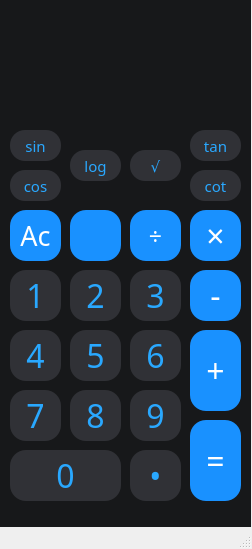
<?xml version="1.0" encoding="UTF-8"?>
<ui version="4.0">
 <class>MainWindow</class>
 <widget class="QMainWindow" name="MainWindow">
  <property name="geometry">
   <rect>
    <x>0</x>
    <y>0</y>
    <width>252</width>
    <height>549</height>
   </rect>
  </property>
  <property name="windowTitle">
   <string>MainWindow</string>
  </property>
  <widget class="QWidget" name="centralwidget">
   <widget class="QPushButton" name="btn_sum">
    <property name="geometry">
     <rect>
      <x>190</x>
      <y>330</y>
      <width>51</width>
      <height>81</height>
     </rect>
    </property>
    <property name="font">
     <font>
      <family>Poppins</family>
      <pointsize>24</pointsize>
     </font>
    </property>
    <property name="styleSheet">
     <string notr="true">background-color: #1991FF;
border-radius: 16px;
color: #fff;</string>
    </property>
    <property name="text">
     <string>+</string>
    </property>
   </widget>
   <widget class="QLineEdit" name="txtbox">
    <property name="geometry">
     <rect>
      <x>10</x>
      <y>70</y>
      <width>231</width>
      <height>51</height>
     </rect>
    </property>
    <property name="font">
     <font>
      <family>Poppins</family>
      <pointsize>24</pointsize>
     </font>
    </property>
    <property name="styleSheet">
     <string notr="true">background-color: #17181A;
color: #fff;
border-style: none;
</string>
    </property>
    <property name="readOnly">
     <bool>false</bool>
    </property>
   </widget>
   <widget class="QPushButton" name="btn_sub">
    <property name="geometry">
     <rect>
      <x>190</x>
      <y>270</y>
      <width>51</width>
      <height>51</height>
     </rect>
    </property>
    <property name="font">
     <font>
      <family>Poppins</family>
      <pointsize>24</pointsize>
     </font>
    </property>
    <property name="styleSheet">
     <string notr="true">background-color: #1991FF;
border-radius: 16px;
color: #fff;</string>
    </property>
    <property name="text">
     <string>-</string>
    </property>
   </widget>
   <widget class="QPushButton" name="btn_equal">
    <property name="geometry">
     <rect>
      <x>190</x>
      <y>420</y>
      <width>51</width>
      <height>81</height>
     </rect>
    </property>
    <property name="font">
     <font>
      <family>Poppins</family>
      <pointsize>24</pointsize>
     </font>
    </property>
    <property name="styleSheet">
     <string notr="true">background-color: #1991FF;
border-radius: 16px;
color: #fff;</string>
    </property>
    <property name="text">
     <string>=</string>
    </property>
   </widget>
   <widget class="QPushButton" name="btn_num_1">
    <property name="geometry">
     <rect>
      <x>10</x>
      <y>270</y>
      <width>51</width>
      <height>51</height>
     </rect>
    </property>
    <property name="font">
     <font>
      <family>Poppins</family>
      <pointsize>24</pointsize>
     </font>
    </property>
    <property name="styleSheet">
     <string notr="true">background-color: #303136;
border-radius: 16px;
color: #29A8FF;</string>
    </property>
    <property name="text">
     <string>1</string>
    </property>
   </widget>
   <widget class="QPushButton" name="btn_num_2">
    <property name="geometry">
     <rect>
      <x>70</x>
      <y>270</y>
      <width>51</width>
      <height>51</height>
     </rect>
    </property>
    <property name="font">
     <font>
      <family>Poppins</family>
      <pointsize>24</pointsize>
     </font>
    </property>
    <property name="styleSheet">
     <string notr="true">background-color: #303136;
border-radius: 16px;
color: #29A8FF;</string>
    </property>
    <property name="text">
     <string>2</string>
    </property>
   </widget>
   <widget class="QPushButton" name="btn_num_3">
    <property name="geometry">
     <rect>
      <x>130</x>
      <y>270</y>
      <width>51</width>
      <height>51</height>
     </rect>
    </property>
    <property name="font">
     <font>
      <family>Poppins</family>
      <pointsize>24</pointsize>
     </font>
    </property>
    <property name="styleSheet">
     <string notr="true">background-color: #303136;
border-radius: 16px;
color: #29A8FF;</string>
    </property>
    <property name="text">
     <string>3</string>
    </property>
   </widget>
   <widget class="QPushButton" name="btn_num_4">
    <property name="geometry">
     <rect>
      <x>10</x>
      <y>330</y>
      <width>51</width>
      <height>51</height>
     </rect>
    </property>
    <property name="font">
     <font>
      <family>Poppins</family>
      <pointsize>24</pointsize>
     </font>
    </property>
    <property name="styleSheet">
     <string notr="true">background-color: #303136;
border-radius: 16px;
color: #29A8FF;</string>
    </property>
    <property name="text">
     <string>4</string>
    </property>
   </widget>
   <widget class="QPushButton" name="btn_num_5">
    <property name="geometry">
     <rect>
      <x>70</x>
      <y>330</y>
      <width>51</width>
      <height>51</height>
     </rect>
    </property>
    <property name="font">
     <font>
      <family>Poppins</family>
      <pointsize>24</pointsize>
     </font>
    </property>
    <property name="styleSheet">
     <string notr="true">background-color: #303136;
border-radius: 16px;
color: #29A8FF;</string>
    </property>
    <property name="text">
     <string>5</string>
    </property>
   </widget>
   <widget class="QPushButton" name="btn_num_6">
    <property name="geometry">
     <rect>
      <x>130</x>
      <y>330</y>
      <width>51</width>
      <height>51</height>
     </rect>
    </property>
    <property name="font">
     <font>
      <family>Poppins</family>
      <pointsize>24</pointsize>
     </font>
    </property>
    <property name="styleSheet">
     <string notr="true">background-color: #303136;
border-radius: 16px;
color: #29A8FF;</string>
    </property>
    <property name="text">
     <string>6</string>
    </property>
   </widget>
   <widget class="QPushButton" name="btn_num_7">
    <property name="geometry">
     <rect>
      <x>10</x>
      <y>390</y>
      <width>51</width>
      <height>51</height>
     </rect>
    </property>
    <property name="font">
     <font>
      <family>Poppins</family>
      <pointsize>24</pointsize>
     </font>
    </property>
    <property name="styleSheet">
     <string notr="true">background-color: #303136;
border-radius: 16px;
color: #29A8FF;</string>
    </property>
    <property name="text">
     <string>7</string>
    </property>
   </widget>
   <widget class="QPushButton" name="btn_num_8">
    <property name="geometry">
     <rect>
      <x>70</x>
      <y>390</y>
      <width>51</width>
      <height>51</height>
     </rect>
    </property>
    <property name="font">
     <font>
      <family>Poppins</family>
      <pointsize>24</pointsize>
     </font>
    </property>
    <property name="styleSheet">
     <string notr="true">background-color: #303136;
border-radius: 16px;
color: #29A8FF;</string>
    </property>
    <property name="text">
     <string>8</string>
    </property>
   </widget>
   <widget class="QPushButton" name="btn_num_9">
    <property name="geometry">
     <rect>
      <x>130</x>
      <y>390</y>
      <width>51</width>
      <height>51</height>
     </rect>
    </property>
    <property name="font">
     <font>
      <family>Poppins</family>
      <pointsize>24</pointsize>
     </font>
    </property>
    <property name="styleSheet">
     <string notr="true">background-color: #303136;
border-radius: 16px;
color: #29A8FF;</string>
    </property>
    <property name="text">
     <string>9</string>
    </property>
   </widget>
   <widget class="QPushButton" name="btn_num_0">
    <property name="enabled">
     <bool>true</bool>
    </property>
    <property name="geometry">
     <rect>
      <x>10</x>
      <y>450</y>
      <width>111</width>
      <height>51</height>
     </rect>
    </property>
    <property name="font">
     <font>
      <family>Poppins</family>
      <pointsize>24</pointsize>
     </font>
    </property>
    <property name="styleSheet">
     <string notr="true">background-color: #303136;
border-radius: 16px;
color: #29A8FF;</string>
    </property>
    <property name="text">
     <string>0</string>
    </property>
   </widget>
   <widget class="QPushButton" name="btn_pt">
    <property name="geometry">
     <rect>
      <x>130</x>
      <y>450</y>
      <width>51</width>
      <height>51</height>
     </rect>
    </property>
    <property name="font">
     <font>
      <family>Poppins</family>
      <pointsize>24</pointsize>
     </font>
    </property>
    <property name="styleSheet">
     <string notr="true">background-color: #303136;
border-radius: 16px;
color: #29A8FF;</string>
    </property>
    <property name="text">
     <string>•</string>
    </property>
   </widget>
   <widget class="QPushButton" name="btn_mul">
    <property name="geometry">
     <rect>
      <x>190</x>
      <y>210</y>
      <width>51</width>
      <height>51</height>
     </rect>
    </property>
    <property name="font">
     <font>
      <family>Poppins</family>
      <pointsize>24</pointsize>
     </font>
    </property>
    <property name="styleSheet">
     <string notr="true">background-color: #1991FF;
border-radius: 16px;
color: #fff;</string>
    </property>
    <property name="text">
     <string>×</string>
    </property>
   </widget>
   <widget class="QPushButton" name="btn_div">
    <property name="geometry">
     <rect>
      <x>130</x>
      <y>210</y>
      <width>51</width>
      <height>51</height>
     </rect>
    </property>
    <property name="font">
     <font>
      <family>Poppins</family>
      <pointsize>-1</pointsize>
     </font>
    </property>
    <property name="styleSheet">
     <string notr="true">background-color: #1991FF;
border-radius: 16px;
color: #fff;
font-size: 23px</string>
    </property>
    <property name="text">
     <string>÷</string>
    </property>
   </widget>
   <widget class="QPushButton" name="btn_del">
    <property name="geometry">
     <rect>
      <x>70</x>
      <y>210</y>
      <width>51</width>
      <height>51</height>
     </rect>
    </property>
    <property name="font">
     <font>
      <family>Poppins</family>
      <pointsize>24</pointsize>
     </font>
    </property>
    <property name="styleSheet">
     <string notr="true">background-color: #1991FF;
border-radius: 16px;
color: #fff;</string>
    </property>
    <property name="text">
     <string/>
    </property>
    <property name="icon">
     <iconset>
      <normaloff>C:/Users/atgrs/Downloads/New folder/Vector.png</normaloff>C:/Users/atgrs/Downloads/New folder/Vector.png</iconset>
    </property>
   </widget>
   <widget class="QPushButton" name="btn_ac">
    <property name="geometry">
     <rect>
      <x>10</x>
      <y>210</y>
      <width>51</width>
      <height>51</height>
     </rect>
    </property>
    <property name="font">
     <font>
      <family>Poppins</family>
      <pointsize>20</pointsize>
     </font>
    </property>
    <property name="styleSheet">
     <string notr="true">background-color: #1991FF;
border-radius: 16px;
color: #fff;</string>
    </property>
    <property name="text">
     <string>Ac</string>
    </property>
   </widget>
   <widget class="QPushButton" name="btn_cot">
    <property name="geometry">
     <rect>
      <x>190</x>
      <y>170</y>
      <width>51</width>
      <height>31</height>
     </rect>
    </property>
    <property name="font">
     <font>
      <family>Poppins</family>
      <pointsize>11</pointsize>
     </font>
    </property>
    <property name="styleSheet">
     <string notr="true">background-color: #303136;
border-radius: 15px;
color: #29A8FF;</string>
    </property>
    <property name="text">
     <string>cot</string>
    </property>
   </widget>
   <widget class="QPushButton" name="btn_tan">
    <property name="geometry">
     <rect>
      <x>190</x>
      <y>130</y>
      <width>51</width>
      <height>31</height>
     </rect>
    </property>
    <property name="font">
     <font>
      <family>Poppins</family>
      <pointsize>11</pointsize>
     </font>
    </property>
    <property name="styleSheet">
     <string notr="true">background-color: #303136;
border-radius: 15px;
color: #29A8FF;</string>
    </property>
    <property name="text">
     <string>tan</string>
    </property>
   </widget>
   <widget class="QPushButton" name="btn_cos">
    <property name="geometry">
     <rect>
      <x>10</x>
      <y>170</y>
      <width>51</width>
      <height>31</height>
     </rect>
    </property>
    <property name="font">
     <font>
      <family>Poppins</family>
      <pointsize>11</pointsize>
     </font>
    </property>
    <property name="styleSheet">
     <string notr="true">background-color: #303136;
border-radius: 15px;
color: #29A8FF;</string>
    </property>
    <property name="text">
     <string>cos</string>
    </property>
   </widget>
   <widget class="QPushButton" name="btn_sin">
    <property name="geometry">
     <rect>
      <x>10</x>
      <y>130</y>
      <width>51</width>
      <height>31</height>
     </rect>
    </property>
    <property name="font">
     <font>
      <family>Poppins</family>
      <pointsize>11</pointsize>
     </font>
    </property>
    <property name="styleSheet">
     <string notr="true">background-color: #303136;
border-radius: 15px;
color: #29A8FF;</string>
    </property>
    <property name="text">
     <string>sin</string>
    </property>
   </widget>
   <widget class="QPushButton" name="btn_sqrt">
    <property name="geometry">
     <rect>
      <x>130</x>
      <y>150</y>
      <width>51</width>
      <height>31</height>
     </rect>
    </property>
    <property name="font">
     <font>
      <family>Poppins</family>
      <pointsize>11</pointsize>
     </font>
    </property>
    <property name="styleSheet">
     <string notr="true">background-color: #303136;
border-radius: 15px;
color: #29A8FF;</string>
    </property>
    <property name="text">
     <string>√</string>
    </property>
   </widget>
   <widget class="QPushButton" name="btn_log">
    <property name="geometry">
     <rect>
      <x>70</x>
      <y>150</y>
      <width>51</width>
      <height>31</height>
     </rect>
    </property>
    <property name="font">
     <font>
      <family>Poppins</family>
      <pointsize>11</pointsize>
     </font>
    </property>
    <property name="styleSheet">
     <string notr="true">background-color: #303136;
border-radius: 15px;
color: #29A8FF;</string>
    </property>
    <property name="text">
     <string>log</string>
    </property>
   </widget>
   <widget class="QLabel" name="label">
    <property name="enabled">
     <bool>true</bool>
    </property>
    <property name="geometry">
     <rect>
      <x>0</x>
      <y>-20</y>
      <width>251</width>
      <height>561</height>
     </rect>
    </property>
    <property name="styleSheet">
     <string notr="true">background-color: #17181A;
</string>
    </property>
    <property name="text">
     <string/>
    </property>
   </widget>
   <widget class="QLineEdit" name="txtbox_2">
    <property name="geometry">
     <rect>
      <x>10</x>
      <y>10</y>
      <width>231</width>
      <height>51</height>
     </rect>
    </property>
    <property name="font">
     <font>
      <family>Poppins</family>
      <pointsize>24</pointsize>
     </font>
    </property>
    <property name="styleSheet">
     <string notr="true">background-color: #17181A;
color: #29A8FF;
border-style: none;
</string>
    </property>
    <property name="readOnly">
     <bool>false</bool>
    </property>
   </widget>
   <zorder>label</zorder>
   <zorder>btn_sum</zorder>
   <zorder>txtbox</zorder>
   <zorder>btn_sub</zorder>
   <zorder>btn_equal</zorder>
   <zorder>btn_num_1</zorder>
   <zorder>btn_num_2</zorder>
   <zorder>btn_num_3</zorder>
   <zorder>btn_num_4</zorder>
   <zorder>btn_num_5</zorder>
   <zorder>btn_num_6</zorder>
   <zorder>btn_num_7</zorder>
   <zorder>btn_num_8</zorder>
   <zorder>btn_num_9</zorder>
   <zorder>btn_num_0</zorder>
   <zorder>btn_pt</zorder>
   <zorder>btn_mul</zorder>
   <zorder>btn_div</zorder>
   <zorder>btn_del</zorder>
   <zorder>btn_ac</zorder>
   <zorder>btn_cot</zorder>
   <zorder>btn_tan</zorder>
   <zorder>btn_cos</zorder>
   <zorder>btn_sin</zorder>
   <zorder>btn_sqrt</zorder>
   <zorder>btn_log</zorder>
   <zorder>txtbox_2</zorder>
  </widget>
  <widget class="QMenuBar" name="menubar">
   <property name="geometry">
    <rect>
     <x>0</x>
     <y>0</y>
     <width>252</width>
     <height>22</height>
    </rect>
   </property>
  </widget>
  <widget class="QStatusBar" name="statusbar"/>
 </widget>
 <resources/>
 <connections/>
</ui>
